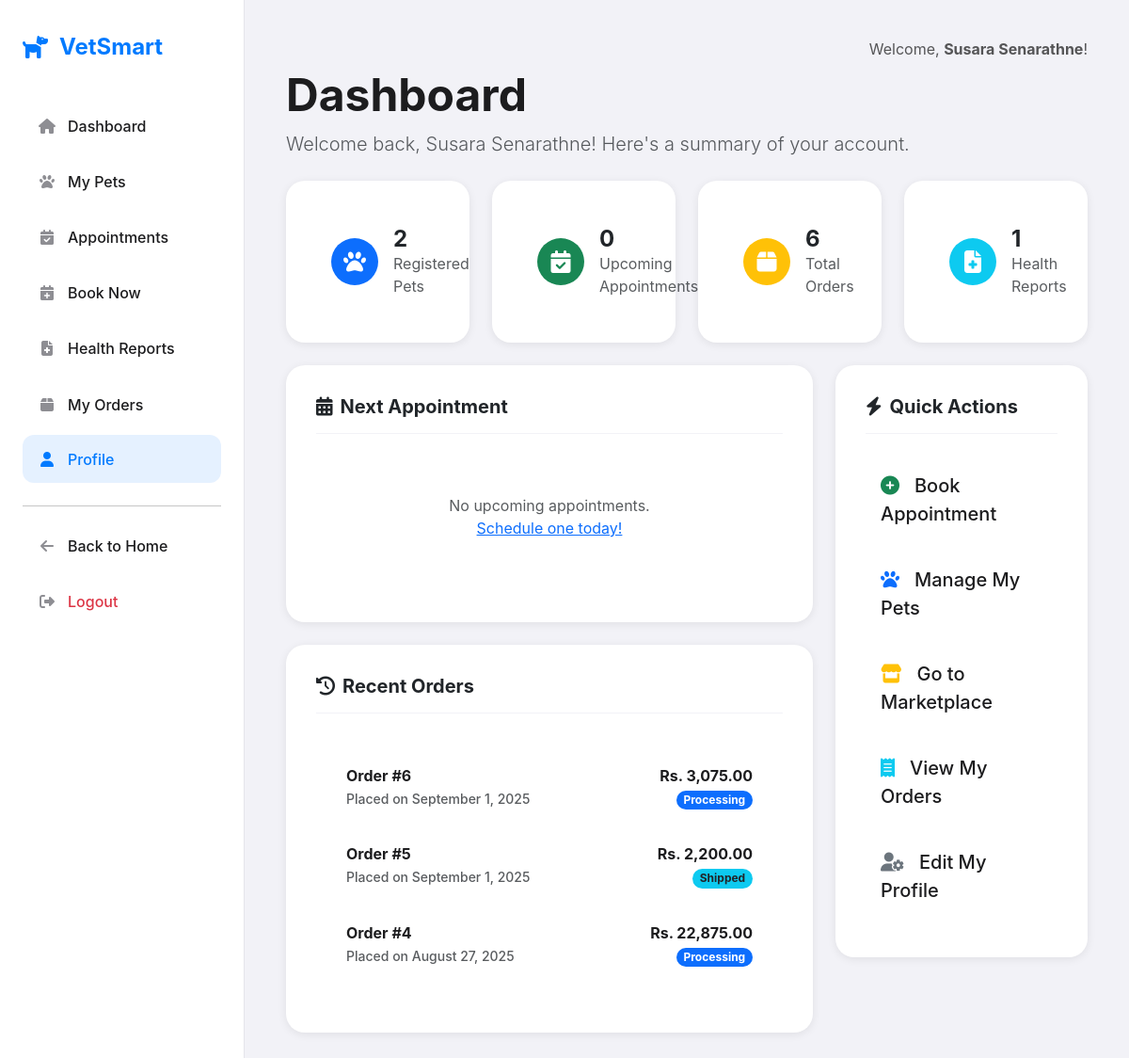
Screenshot of /VetSmart/client/dashboard.php (signed in) with the database file from the repository.
### tables this page shows
CREATE TABLE `orders` (
  `order_id` int(11) NOT NULL,
  `client_id` int(11) NOT NULL,
  `total_amount` decimal(10,2) NOT NULL,
  `shipping_address` text NOT NULL,
  `order_status` enum('Pending','Processing','Shipped','Delivered','Cancelled') NOT NULL DEFAULT 'Pending',
  `stripe_payment_intent_id` varchar(255) NOT NULL,
  `order_date` timestamp NOT NULL DEFAULT current_timestamp()
);

### VetSmart/client/dashboard.php (the view, shortened to what this page needs)
<?php
include 'includes/header.php';
$user_id = $_SESSION['user_id'];
$stmt_pets = $conn->prepare("SELECT COUNT(pet_id) AS total FROM pets WHERE owner_id = ?");
$stmt_pets->bind_param("i", $user_id);
$stmt_pets->execute();
$pet_count = $stmt_pets->get_result()->fetch_assoc()['total'] ?? 0;
$stmt_appt = $conn->prepare("SELECT COUNT(appointment_id) AS total FROM appointments WHERE client_id = ? AND appointment_date >= NOW() AND status IN ('Pending', 'Confirmed')");
$stmt_appt->bind_param("i", $user_id);
$stmt_appt->execute();
$appt_count = $stmt_appt->get_result()->fetch_assoc()['total'] ?? 0;
$stmt_orders = $conn->prepare("SELECT COUNT(order_id) AS total FROM orders WHERE client_id = ?");
$stmt_orders->bind_param("i", $user_id);
$stmt_orders->execute();
$order_count = $stmt_orders->get_result()->fetch_assoc()['total'] ?? 0;
$stmt_reports = $conn->prepare("SELECT COUNT(r.report_id) AS total FROM reports r JOIN appointments a ON r.appointment_id = a.appointment_id JOIN pets p ON a.pet_id = p.pet_id WHERE p.owner_id = ?");
$stmt_reports->bind_param("i", $user_id);
$stmt_reports->execute();
$report_count = $stmt_reports->get_result()->fetch_assoc()['total'] ?? 0;
$next_appointment = null;
$recent_orders = [];
$stmt_recent_orders = $conn->prepare("SELECT order_id, order_date, total_amount, order_status FROM orders WHERE client_id = ? ORDER BY order_date DESC LIMIT 3");
$stmt_recent_orders->bind_param("i", $user_id);
$stmt_recent_orders->execute();
$result_recent_orders = $stmt_recent_orders->get_result();
if ($result_recent_orders->num_rows > 0) {
    while($row = $result_recent_orders->fetch_assoc()) {
        $recent_orders[] = $row;
    }
}
function get_order_status_badge($status) {
    switch ($status) {
        case 'Processing': return 'badge rounded-pill bg-primary';
        case 'Shipped': return 'badge rounded-pill bg-info text-dark';
    }
}
?>
<h1 class="display-5 fw-bold mb-2">Dashboard</h1>
<p class="lead text-muted mb-4">Welcome back, <?php echo htmlspecialchars($_SESSION['full_name']); ?>! Here's a summary of your account.</p>
<div class="row">
    <div class="col-xl-3 col-md-6 mb-4">
        <div class="card h-100">
            <div class="card-body d-flex align-items-center">
                <div class="flex-shrink-0 me-3">
                    <div class="bg-primary text-white rounded-circle d-flex align-items-center justify-content-center" style="width: 50px; height: 50px;">
                        <i class="fas fa-paw fs-4"></i>
                    </div>
                </div>
                <div>
                    <h4 class="fw-bold mb-0"><?php echo $pet_count; ?></h4>
                    <p class="text-muted mb-0">Registered Pets</p>
                </div>
            </div>
        </div>
    </div>
    <div class="col-xl-3 col-md-6 mb-4">
        <div class="card h-100">
            <div class="card-body d-flex align-items-center">
                <div class="flex-shrink-0 me-3">
                    <div class="bg-success text-white rounded-circle d-flex align-items-center justify-content-center" style="width: 50px; height: 50px;">
                        <i class="fas fa-calendar-check fs-4"></i>
                    </div>
                </div>
                <div>
                    <h4 class="fw-bold mb-0"><?php echo $appt_count; ?></h4>
                    <p class="text-muted mb-0">Upcoming Appointments</p>
                </div>
            </div>
        </div>
    </div>
    <div class="col-xl-3 col-md-6 mb-4">
        <div class="card h-100">
            <div class="card-body d-flex align-items-center">
                <div class="flex-shrink-0 me-3">
                    <div class="bg-warning text-white rounded-circle d-flex align-items-center justify-content-center" style="width: 50px; height: 50px;">
                        <i class="fas fa-box fs-4"></i>
                    </div>
                </div>
                <div>
                    <h4 class="fw-bold mb-0"><?php echo $order_count; ?></h4>
                    <p class="text-muted mb-0">Total Orders</p>
                </div>
            </div>
        </div>
    </div>
    <div class="col-xl-3 col-md-6 mb-4">
        <div class="card h-100">
            <div class="card-body d-flex align-items-center">
                <div class="flex-shrink-0 me-3">
                    <div class="bg-info text-white rounded-circle d-flex align-items-center justify-content-center" style="width: 50px; height: 50px;">
                        <i class="fas fa-file-medical fs-4"></i>
                    </div>
                </div>
                <div>
                    <h4 class="fw-bold mb-0"><?php echo $report_count; ?></h4>
                    <p class="text-muted mb-0">Health Reports</p>
                </div>
            </div>
        </div>
    </div>
</div>
<div class="row">
    <div class="col-lg-8">
        <div class="card mb-4">
            <div class="card-header">
                <h5 class="fw-bold mb-0"><i class="fas fa-calendar-alt me-2"></i>Next Appointment</h5>
            </div>
            <div class="card-body">
                <?php if ($next_appointment): ?>
                    <h4 class="fw-bold"><?php echo date('l, F j, Y', strtotime($next_appointment['appointment_date'])); ?></h4>
                    <p class="fs-5 text-muted mb-2">at <?php echo date('g:i A', strtotime($next_appointment['appointment_date'])); ?></p>
                    <p><strong>Pet:</strong> <?php echo htmlspecialchars($next_appointment['pet_name']); ?></p>
                    <p><strong>Reason:</strong> <?php echo htmlspecialchars($next_appointment['reason']); ?></p>
                    <a href="appointments.php" class="btn btn-outline-primary mt-2">View All Appointments</a>
                <?php else: ?>
                    <p class="text-center text-muted p-4">No upcoming appointments. <br><a href="book_appointment.php">Schedule one today!</a></p>
                <?php endif; ?>
            </div>
        </div>
        <div class="card">
            <div class="card-header">
                <h5 class="fw-bold mb-0"><i class="fas fa-history me-2"></i>Recent Orders</h5>
            </div>
            <div class="card-body">
                <?php if (empty($recent_orders)): ?>
                    <p class="text-center text-muted p-4">You haven't placed any orders yet. <br><a href="../marketplace.php">Explore the marketplace!</a></p>
                <?php else: ?>
                    <div class="list-group list-group-flush">
                        <?php foreach ($recent_orders as $order): ?>
                            <a href="view_order.php?order_id=<?php echo $order['order_id']; ?>" class="list-group-item list-group-item-action d-flex justify-content-between align-items-center">
                                <div>
                                    <strong class="d-block">Order #<?php echo $order['order_id']; ?></strong>
                                    <small class="text-muted">Placed on <?php echo date('F j, Y', strtotime($order['order_date'])); ?></small>
                                </div>
                                <div class="text-end">
                                    <strong class="d-block">Rs. <?php echo number_format($order['total_amount'], 2); ?></strong>
                                    <span class="<?php echo get_order_status_badge($order['order_status']); ?>"><?php echo htmlspecialchars($order['order_status']); ?></span>
                                </div>
                            </a>
                        <?php endforeach; ?>
                    </div>
                <?php endif; ?>
            </div>
        </div>
    </div>
    <div class="col-lg-4">
        <div class="card">
            <div class="card-header">
                <h5 class="fw-bold mb-0"><i class="fas fa-bolt me-2"></i>Quick Actions</h5>
            </div>
            <div class="list-group list-group-flush">
                <a href="book_appointment.php" class="list-group-item list-group-item-action fs-5 py-3"><i class="fas fa-plus-circle me-3 text-success"></i>Book Appointment</a>
                <a href="my_pets.php" class="list-group-item list-group-item-action fs-5 py-3"><i class="fas fa-paw me-3 text-primary"></i>Manage My Pets</a>
                <a href="../marketplace.php" class="list-group-item list-group-item-action fs-5 py-3"><i class="fas fa-store me-3 text-warning"></i>Go to Marketplace</a>
                <a href="my_orders.php" class="list-group-item list-group-item-action fs-5 py-3"><i class="fas fa-receipt me-3 text-info"></i>View My Orders</a>
                <a href="profile.php" class="list-group-item list-group-item-action fs-5 py-3"><i class="fas fa-user-cog me-3 text-secondary"></i>Edit My Profile</a>
            </div>
        </div>
    </div>
</div>
<?php
include 'includes/footer.php';
?>

### VetSmart/client/includes/header.php (style rules this page uses)
:root { --ios-blue: #007AFF; --ios-green: #34C759; --ios-red: #FF3B30; --ios-gray: #8E8E93; --ios-light-gray: #F2F2F7; --ios-dark-gray: #1C1C1E; --ios-white: #FFFFFF; --shadow-light: 0 2px 10px rgba(0,0,0,0.08); --border-radius: 12px; --border-radius-lg: 20px; }
body { font-family: -apple-system, BlinkMacSystemFont, 'SF Pro Display', 'Segoe UI', Roboto, sans-serif; background-color: var(--ios-light-gray); color: var(--ios-dark-gray); }
.list-group-item-action { padding: 0.85rem 1rem; margin-bottom: 0.5rem; border-radius: var(--border-radius); color: var(--ios-dark-gray); font-weight: 500; border: none; transition: background-color 0.2s ease, color 0.2s ease; }
.card { border: none; border-radius: var(--border-radius-lg); background: var(--ios-white); box-shadow: var(--shadow-light); padding: 2rem; }
.card-header { background: transparent; border-bottom: 1px solid var(--ios-light-gray); padding: 0 0 1rem 0; margin-bottom: 1.5rem; }

### rows the page displays
orders: order_id "6", order_date "September 1, 2025", total_amount "3,075.00", order_status "Processing"
orders: order_id "5", order_date "September 1, 2025", total_amount "2,200.00", order_status "Shipped"
orders: order_id "4", order_date "August 27, 2025", total_amount "22,875.00", order_status "Processing"

### other values shown
$_SESSION['full_name'] "Susara Senarathne"
$pet_count "2"
$appt_count "0"
$order_count "6"
$report_count "1"
